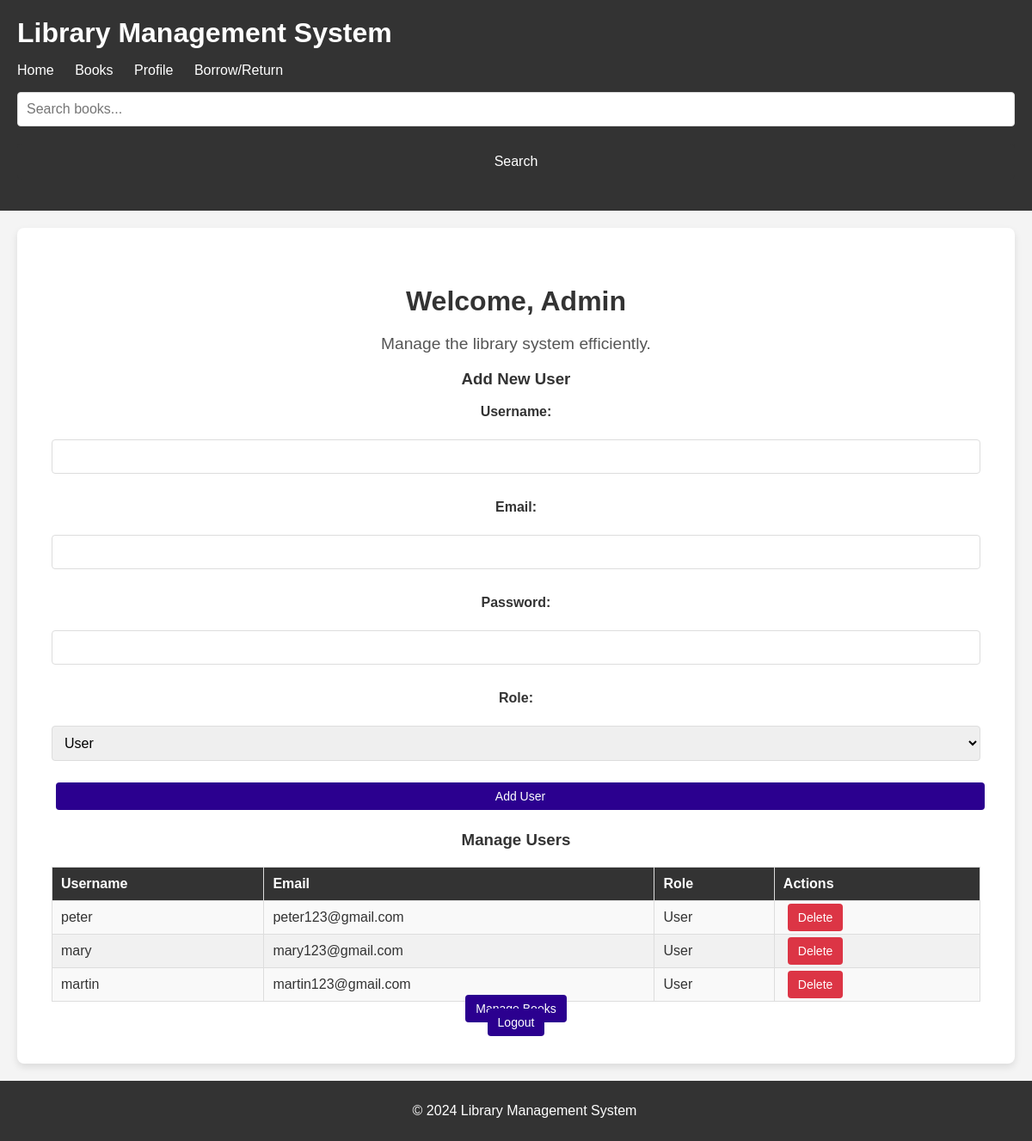
Page /admin_dashboard.php (signed in) on the committed database.
### tables this page shows
CREATE TABLE `users` (
  `id` int(11) NOT NULL,
  `username` varchar(50) NOT NULL,
  `password` varchar(255) NOT NULL,
  `role` enum('admin','user') DEFAULT 'user',
  `created_at` timestamp NOT NULL DEFAULT current_timestamp(),
  `email` varchar(255) NOT NULL
);

### admin_dashboard.php (the view, shortened to what this page needs)
<?php
include('header.php');
include('config.php');
$sql = "SELECT * FROM users WHERE role != 'admin'";
$result = $conn->query($sql);
?>
<section class="main-content">
    <h2>Welcome, Admin</h2>
    <p>Manage the library system efficiently.</p>
    <div class="add-user-container">
        <h3>Add New User</h3>
        <form method="POST" action="admin_dashboard.php">
            <label for="username">Username:</label><br>
            <input type="text" name="username" id="username" required><br>
            <label for="email">Email:</label><br>
            <input type="email" name="email" id="email" required><br>
            <label for="password">Password:</label><br>
            <input type="password" name="password" id="password" required><br>
            <label for="role">Role:</label><br>
            <select name="role" id="role" required>
                <option value="user">User</option>
            </select><br>
            <button type="submit" class="btn">Add User</button>
        </form>
    </div>
    <div class="user-list-container">
        <h3>Manage Users</h3>
        <?php
        if ($result->num_rows > 0) {
            echo "<table>";
            echo "<thead><tr><th>Username</th><th>Email</th><th>Role</th><th>Actions</th></tr></thead><tbody>";
            while ($row = $result->fetch_assoc()) {
                echo "<tr>";
                echo "<td>" . $row['username'] . "</td>";
                echo "<td>" . $row['email'] . "</td>";
                echo "<td>" . ucfirst($row['role']) . "</td>";
                echo "<td><a href='admin_dashboard.php?delete_user_id=" . $row['id'] . "' class='btn delete-btn' onclick='return confirm(\"Are you sure you want to delete this user?\");'>Delete</a></td>";
                echo "</tr>";
            }
            echo "</tbody></table>";
        } else {
            echo "<p>No users found.</p>";
        }
        ?>
    </div>
    <a href="view_books.php" class="btn">Manage Books</a><br>
    <a href="logout.php" class="btn">Logout</a>
</section>
<?php
include('footer.php');
?>

### css/style.css (style rules this page uses)
section.main-content { padding: 40px; text-align: center; background-color: white; border-radius: 8px; margin: 20px; box-shadow: 0 4px 8px rgba(0, 0, 0, 0.1); }
section.main-content h2 { font-size: 2em; margin-bottom: 20px; }
section.main-content p { font-size: 1.2em; color: #555; }
.btn, .borrow-btn, .return-btn, .edit-btn, .delete-btn, .dashboard-btn, .action-btn { padding: 8px 12px; margin: 5px; text-decoration: none; color: #fff; border-radius: 4px; font-size: 14px; cursor: pointer; transition: background-color 0.3s ease; }
.btn { background-color: #2b008f; }
.delete-btn { background-color: #dc3545; }
table { width: 100%; border-collapse: collapse; margin-top: 20px; }
th, td { padding: 10px; text-align: left; border: 1px solid #ddd; }
th { background-color: #333; color: white; }
td { background-color: #f9f9f9; }
tr:nth-child(even) td { background-color: #f1f1f1; }
h2 { text-align: center; font-size: 24px; color: #333; }
label { display: block; margin: 10px 0 5px; font-weight: bold; color: #333; }
input, select { width: 100%; padding: 10px; margin-bottom: 20px; border: 1px solid #ddd; border-radius: 4px; font-size: 16px; }
button { width: 100%; padding: 12px; background-color: #333; color: white; border: none; border-radius: 5px; font-size: 16px; cursor: pointer; transition: background-color 0.3s ease; }

### rows in the picture
users: username "peter", email "peter123@gmail.com", role "User"
users: username "mary", email "mary123@gmail.com", role "User"
users: username "martin", email "martin123@gmail.com", role "User"
